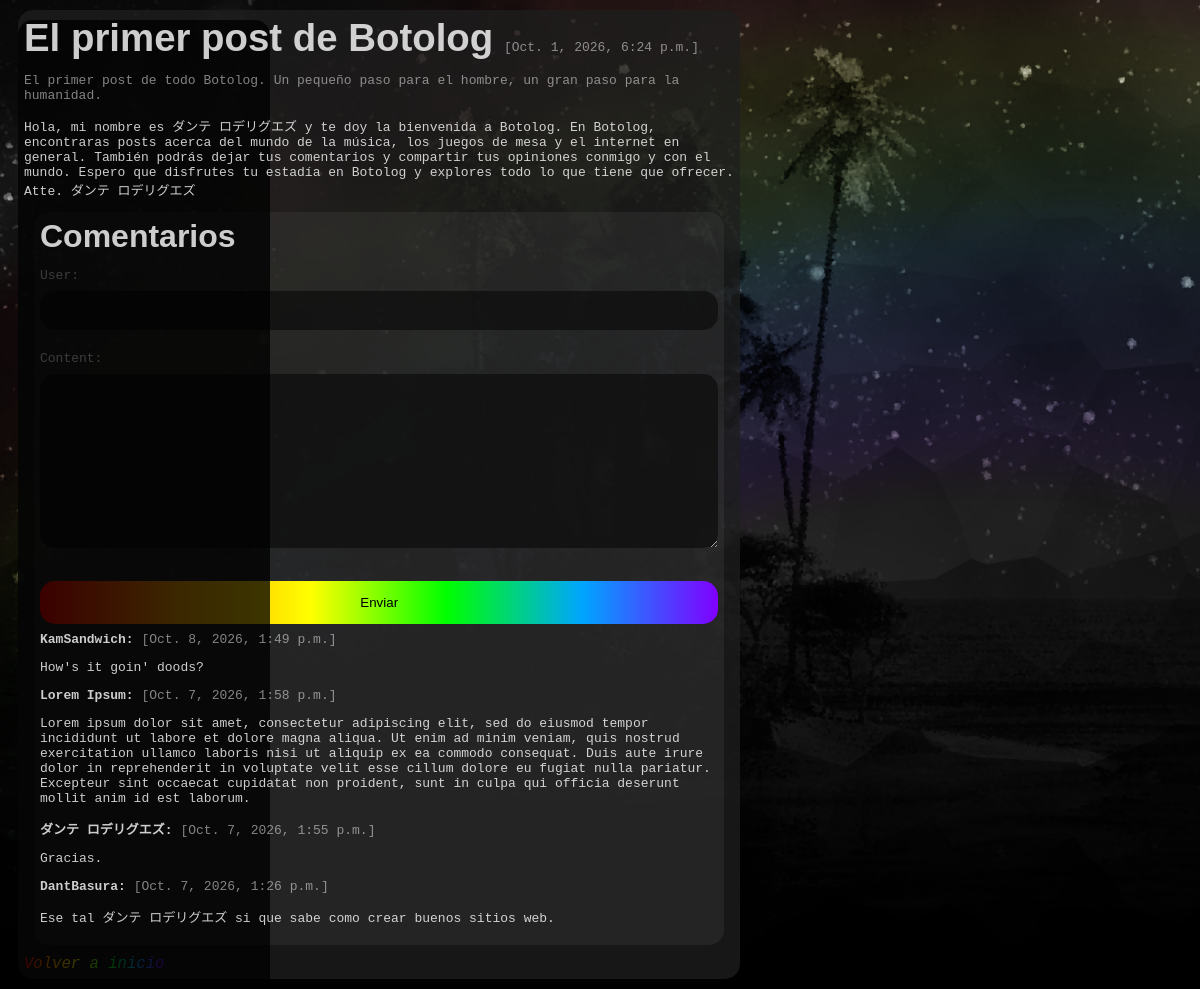
Screenshot of /blog/primer_post with the database file from the repository.
### _Blog/models.py (models this page shows, shortened)
class Post(models.Model):
    heading = models.CharField(max_length = 255)
    shortened_heading = models.CharField(max_length = 255)
    slug = models.SlugField()
    drophead = models.TextField()
    content = models.TextField()
    date = models.DateTimeField(auto_now_add = True)

class Comment(models.Model):
    post = models.ForeignKey(Post, related_name = 'comments', on_delete = models.CASCADE)
    user = models.CharField(max_length = 255)
    content = models.TextField()
    date = models.DateTimeField(auto_now_add = True)
    class Meta:
        ordering = ('-date'),

### _Blog/views.py (the view)
# urls.py: path('<slug:slug>', views.detail, name = 'detail')
def detail(request, slug):
    post = get_object_or_404(Post, slug = slug)
    if request.method == 'POST':
        form = CommentForm(request.POST)
        if form.is_valid():
            comment = form.save(commit = False)
            comment.post = post
            comment.save()
            return redirect('detail', slug = slug)
    else:
        form = CommentForm()
    return render(request, '_Blog/detail.html', {
        'post': post,
        'form': form
    })

### _Blog/forms.py
class CommentForm(ModelForm):
    class Meta:
        model = Comment
        fields = ('user', 'content')

### _Blog/templates/_Blog/detail.html (shortened to what this page needs)
{% extends '_Blog/base.html'%}
{% block content %}
    <header>
        <h1 class = 'highlight-text heading'>
            {{ post.heading }}
        </h1>
        <p class = 'overshadow-text date'>
            [{{ post.date }}]
        </p>
    </header>
    <summary>
        <p class = 'overshadow-text drophead'>
            {{ post.drophead }}
        </p>
    </summary>
    <main>
        <p class = 'highlight-text'>
            {{ post.content }}
        </p>
    </main>
    <aside class = 'basket comments'>
        <h2 class = 'highlight-text heading'>
            Comentarios
        </h2>
        <form method = 'post'
        Waction = '.'>
            {{ form.as_p }}
            <button>
                Enviar
            </button>
        </form>
        {% for comment in post.comments.all %}
        <div>
            <p class = 'highlight-text username'>
                <strong> {{ comment.user }}: </strong>
            </p>
            <p class = 'overshadow-text date'>
                [{{ comment.date }}]
            </p>
            <p class = 'highlight-text'>
                {{ comment.content }}
            </p>
        </div>
        {% endfor %}
    </aside>
    <footer>
        <a href = '{% url "index" %}'>
            Volver a inicio
        </a>
    </footer>
{% endblock %}

### _Blog/templates/_Blog/base.html (shortened to what this page needs)
{% load static %}
<!DOCTYPE html>
<html lang = "es">
    <head>
        <link rel = 'stylesheet' href = "{% static 'style.css' %}">
    </head>
    <body>
        <nav class = 'basket navegation'>
        </nav>
        <div class = 'basket posts'>
            {% block content %}
            {% endblock %}
        </div>
    </body>
</html>

### _Blog/static/style.css (style rules this page uses)
html { background-image: url('background.png'); background-position: center; background-attachment: fixed; background-size: cover; font-family: monospace; color: #ffffff; }
.basket { padding: 6px; margin: 10px; border: 6px; border-radius: 15px; }
.basket.navegation { width: 20%; height: 100%; display: block; position: fixed; overflow: auto; background-color: #000000c4; }
.basket.posts { width: 60%; height: 100%; display: block; unicode-bidi: isolate; background-color: #1f1f1fc4; }
.basket.comments { background-color: #4c4c4c3c; }
.highlight-text { opacity: 0.8; }
.overshadow-text { opacity: 0.5; }
.heading { display: inline; font-family: sans-serif; }
h1.heading { font-size: 2.4em; }
h2.heading { font-size: 2em; }
.date { font-size: 1em; display: inline; }
.drophead { font-size: 1em; }
input[type = text], textarea, select { width: 100%; padding: 12px; margin: 8px 0; border: 6px; border-radius: 15px; background-color: #0f0f0fc4; display: inline-block; box-sizing: border-box; }
button { width: 100%; background: linear-gradient(to right, #ff0000, #ffa500, #ffff00, #00ff00, #00a5ff, #8000ff); color: #000000; padding: 14px; margin: 8px 0; border: none; border-radius: 15px; cursor: pointer; }
.username { display: inline; }
a { background: linear-gradient(to right, #ff0000, #ffa500, #ffff00, #00ff00, #00a5ff, #8000ff); -webkit-background-clip: text; -webkit-text-fill-color: transparent; font-size: 1.2em; font-style: oblique; }
strong { font-weight: bold; }

### rows the page displays
Post: heading "El primer post de Botolog", date "Oct. 1, 2026, 6:24 p.m.", drophead "El primer post de todo Botolog. Un pequeño paso para el hombre, un gran paso para la humanidad.", content "Hola, mi nombre es ダンテ ロデリグエズ y te doy la bienvenida a Botolog. En Botolog, encontraras posts acerca del mundo de la música, los juegos de mesa y el internet en general. También podrás dejar tus comentarios y compartir tus opiniones conmigo y con el mundo. Espero que disfrutes tu estadía en Botolog y explores todo lo que tiene que ofrecer. Atte. ダンテ ロデリグエズ"
Comment: user "KamSandwich", date "Oct. 8, 2026, 1:49 p.m.", content "How's it goin' doods?"
Comment: user "Lorem Ipsum", date "Oct. 7, 2026, 1:58 p.m.", content "Lorem ipsum dolor sit amet, consectetur adipiscing elit, sed do eiusmod tempor incididunt ut labore et dolore magna aliqua. Ut enim ad minim veniam, quis nostrud exercitation ullamco laboris nisi ut aliquip ex ea commodo consequat. Duis aute irure dolor in reprehenderit in voluptate velit esse cillum dolore eu fugiat nulla pariatur. Excepteur sint occaecat cupidatat non proident, sunt in culpa qui officia deserunt mollit anim id est laborum."
Comment: user "ダンテ ロデリグエズ", date "Oct. 7, 2026, 1:55 p.m.", content "Gracias."
Comment: user "DantBasura", date "Oct. 7, 2026, 1:26 p.m.", content "Ese tal ダンテ ロデリグエズ si que sabe como crear buenos sitios web."
